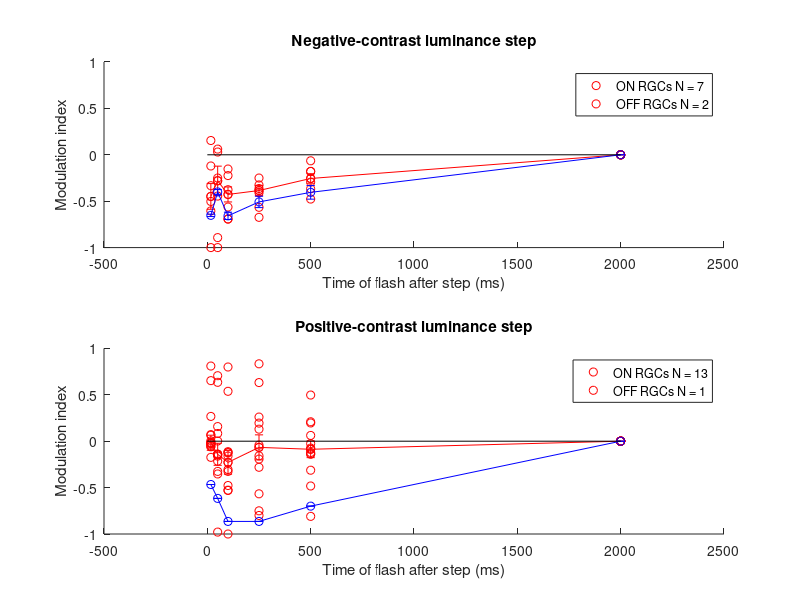

Write the MATLAB code that produced this figure.
clear all; clc; close all; format long g;set(0,'defaultTextInterpreter','none');

load data_macaque.mat

colors_plots = [1,0,1;0,0,1;0,1,0;1,0,0;0.2,0.5,0.8;0,1,1;0.8,0.8,0;0.7,0.2,0.2];
% delays = [17,50,100,250,500,2000] % flash onset

%% population stats

for i = 1:size(mi_neg_ON,1)
    p_neg_ON(i) = signrank(mi_neg_ON(i,:),0);
    p_pos_ON(i) = signrank(mi_pos_ON(i,:),0);
    p_neg_OFF(i) = signrank(mi_neg_OFF(i,:),0);
    p_pos_OFF(i) = signrank(mi_pos_OFF(i,:),0);
end
    
%% plotting
    
    contr_type = {'Negative','Positive'};

    figure;
    for i = 1:2
        subplot(2,1,i); hold on
        if i ==1
            plot(delays,mi_neg_ON,'ro')
        elseif i==2
            plot(delays,mi_pos_ON,'ro')
        end

        errorbar(delays,mi_avg_ON(:,i),mi_std_ON(:,i),'-ro')
        errorbar(delays,mi_avg_OFF(:,i),mi_std_OFF(:,i),'-bo')

        plot([0,2000],[0,0],'k');
        legend({['ON RGCs N = ',num2str(num_ON(i))],['OFF RGCs N = ',num2str(num_OFF(i))]})
        xlabel('Time of flash after step (ms)')
        ylabel('Modulation index')
        title([contr_type{i},'-contrast luminance step'])
        ylim([-1 1])
    end
        
        
        


